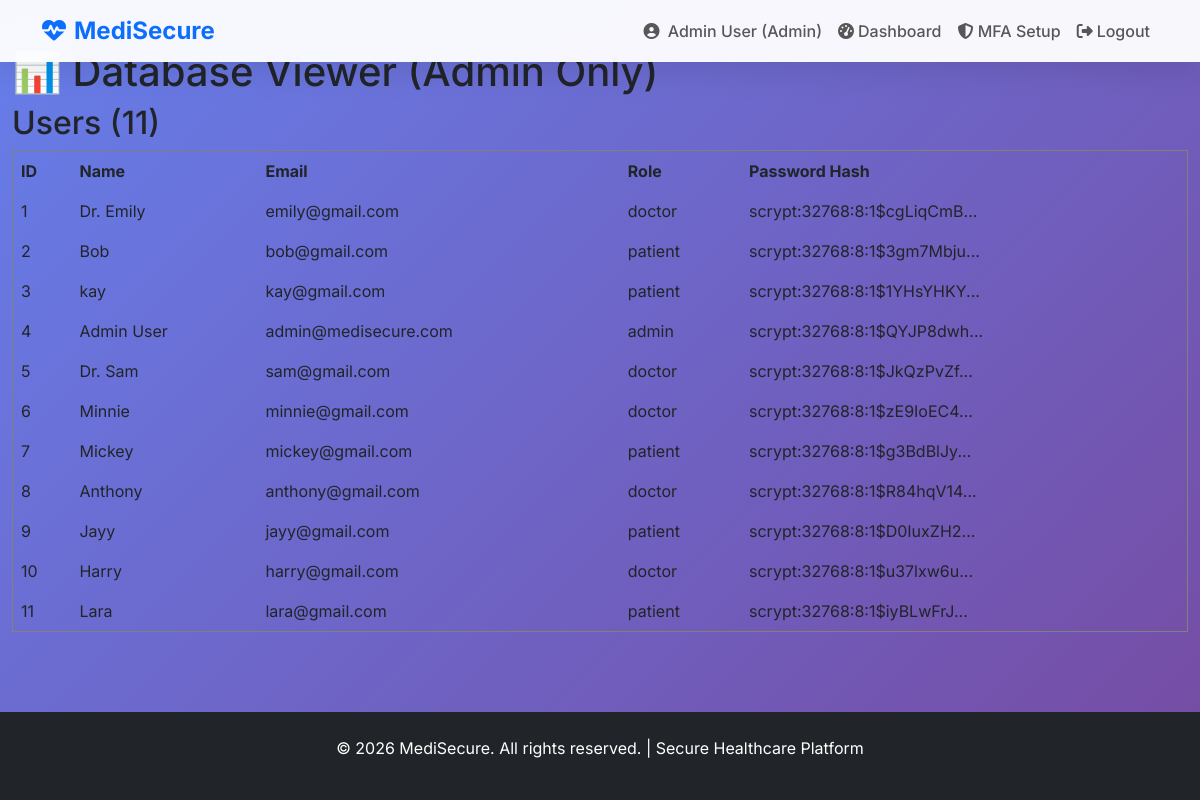
Page /db-viewer (signed in) on the earlier database version.
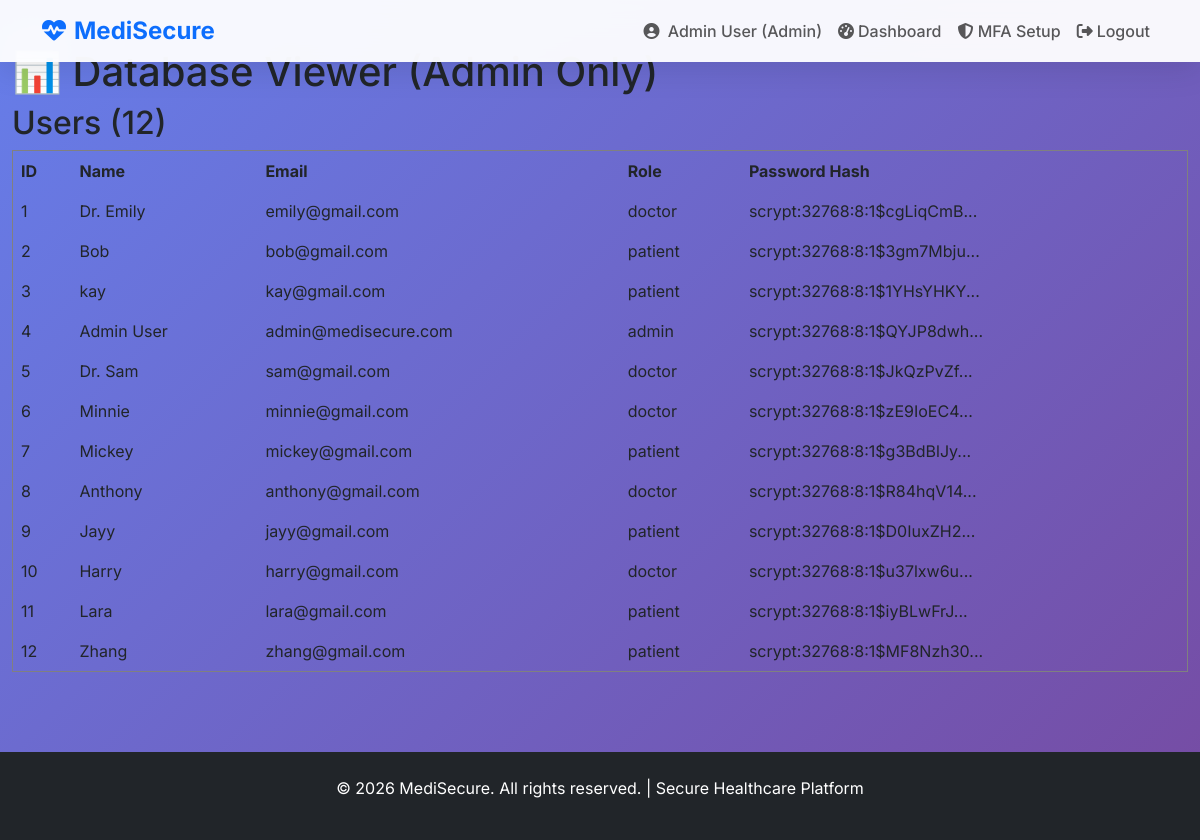
Same page on the later database version.
### app.py (models this page shows, shortened)
class User(UserMixin, db.Model):
    id = db.Column(db.Integer, primary_key=True)
    full_name = db.Column(db.String(100), nullable=False)
    email = db.Column(db.String(120), unique=True, nullable=False)
    password_hash = db.Column(db.String(255), nullable=False)
    mfa_secret = db.Column(db.String(32), nullable=True)
    mfa_enabled = db.Column(db.Boolean, default=False)
    role = db.Column(db.String(20), default='patient')  # 'admin', 'doctor', 'patient'
    specialty = db.Column(db.String(50), nullable=True)

### app.py (the view)
@app.route('/db-viewer')
@login_required
def db_viewer():
    if current_user.role != 'admin':
        flash('Admin access only!', 'danger')
        return redirect(url_for('home'))
    users = User.query.all()
    appts = Appointment.query.all()
    return render_template('db_viewer.html', users=users, appointments=appts)

### app.py (called while the page is built)
@login_manager.user_loader
@login_manager.user_loader
def load_user(user_id):
    return User.query.get(int(user_id))

### templates/db_viewer.html (shortened to what this page needs)
{% extends "base.html" %}
{% block content %}
<h1>📊 Database Viewer (Admin Only)</h1>
<h2>Users ({{ users|length }})</h2>
<table border="1" cellpadding="8" cellspacing="0" style="width:100%; border-collapse: collapse;">
    <tr>
        <th>ID</th>
        <th>Name</th>
        <th>Email</th>
        <th>Role</th>
        <th>Password Hash</th>
    </tr>
    {% for user in users %}
    <tr>
        <td>{{ user.id }}</td>
        <td>{{ user.full_name }}</td>
        <td>{{ user.email }}</td>
        <td>{{ user.role }}</td>
        <td>
            {% if user.password_hash %}
                {{ user.password_hash[:25] }}...
            {% else %}
                No password set
            {% endif %}
        </td>
    </tr>
    {% endfor %}
</table>
{% endblock %}

### templates/base.html (shortened to what this page needs)
<!DOCTYPE html>
<html lang="en">
<head>
    <link href="https://cdn.jsdelivr.net/npm/bootstrap@5.3.3/dist/css/bootstrap.min.css" rel="stylesheet">
    <link href="https://cdnjs.cloudflare.com/ajax/libs/font-awesome/6.5.1/css/all.min.css" rel="stylesheet">
</head>
<body>
    <nav class="navbar navbar-expand-lg navbar-light fixed-top">
        <div class="container">
            <a class="navbar-brand text-primary" href="{{ url_for('home') }}">
                <i class="fas fa-heartbeat me-2"></i>MediSecure
            </a>
            <div class="collapse navbar-collapse" id="navbarNav">
                <ul class="navbar-nav ms-auto">
                    {% if current_user.is_authenticated %}
                        <li class="nav-item">
                            <span class="nav-link">
                                <i class="fas fa-user-circle me-1"></i>
                                {{ current_user.full_name }} ({{ current_user.role.title() }})
                            </span>
                        </li>
                        <li class="nav-item">
                            <a class="nav-link" href="{{ url_for('dashboard') }}">
                                <i class="fas fa-tachometer-alt me-1"></i>Dashboard
                            </a>
                        </li>
                        <a href="{{ url_for('mfa_setup') }}" class="nav-link">
                            <i class="fas fa-shield-alt"></i> MFA Setup
                        </a>
                        <li class="nav-item">
                            <a class="nav-link" href="{{ url_for('logout') }}">
                                <i class="fas fa-sign-out-alt me-1"></i>Logout
                            </a>
                        </li>
                    {% endif %}
                </ul>
            </div>
        </div>
    </nav>
    <main class="pt-5">
        <div class="container-fluid">
            {% block content %}{% endblock %}
        </div>
    </main>
    <footer class="bg-dark text-white text-center py-4 mt-5">
        <p>&copy; 2026 MediSecure. All rights reserved. | Secure Healthcare Platform</p>
    </footer>
</body>
</html>

Differences in the rows shown:
added User: id "12", full_name "Zhang", email "zhang@gmail.com", role "patient", password_hash "scrypt:32768:8:1$MF8Nzh30"
Other differences:
{{ users|length }}: "11" → "12"
